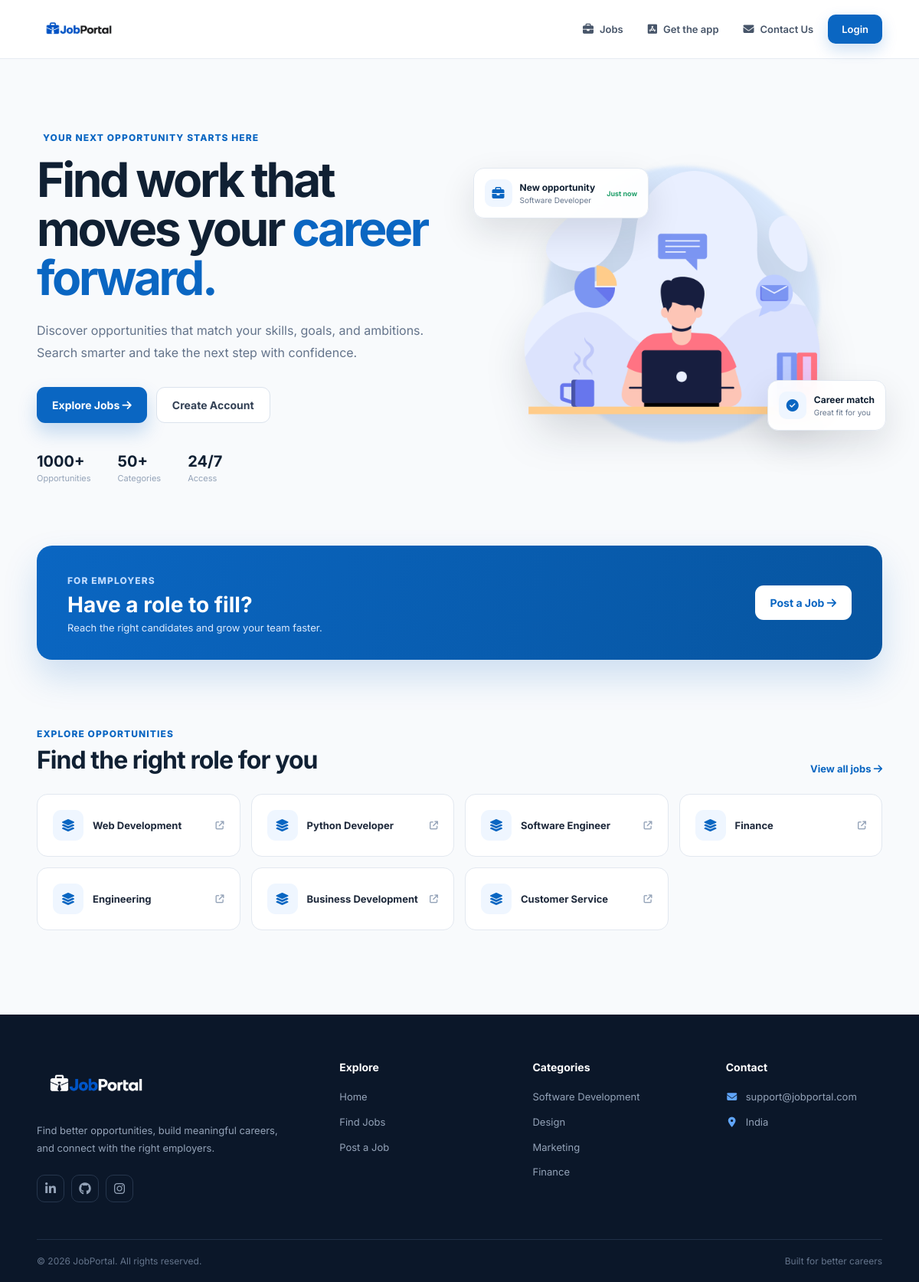
The page / on the database its author committed.
### jbportal/models.py (models this page shows, shortened)
class Category(models.Model):
    name = models.CharField(max_length=50)

### jbportal/views.py (the view)
# urls.py: 2. Add a URL to urlpatterns:  path('', views.home, name='home')
def home(request):
    categories = Category.objects.all()
    return render(request, 'home.html', context={"categories": categories})

### templates/home.html (shortened to what this page needs)
{% extends 'base.html' %}
{% load static %}
{% block head %}
<link rel="stylesheet" href="{% static 'css/home.css' %}">
{% endblock %}
{% block content %}
<section class="hero">
  <div class="hero-copy">
    <span class="eyebrow"
      > Your next opportunity starts
      here</span
    >
    <h1>Find work that moves your <span>career forward.</span></h1>
    <p>
      Discover opportunities that match your skills, goals, and ambitions.
      Search smarter and take the next step with confidence.
    </p>
    <div class="hero-actions">
      <button
        id="get-started-btn"
        class="primary-btn"
        onclick="window.location.href = '/jobs/'"
      >
        Explore Jobs <i class="fa-solid fa-arrow-right"></i></button
      ><button
        class="secondary-btn"
        onclick="window.location.href = '/register/'"
      >
        Create Account
      </button>
    </div>
    <div class="hero-proof">
      <div><strong>1000+</strong><span>Opportunities</span></div>
      <div><strong>50+</strong><span>Categories</span></div>
      <div><strong>24/7</strong><span>Access</span></div>
    </div>
  </div>
  <div class="hero-visual">
    <div class="visual-card card-one">
      <i class="fa-solid fa-briefcase"></i>
      <div><strong>New opportunity</strong><span>Software Developer</span></div>
      <b>Just now</b>
    </div>
    <img
      src="{% static 'img/man-with-laptop.png' %}"
      alt="Professional searching for jobs"
    />
    <div class="visual-card card-two">
      <div class="mini-icon"><i class="fa-solid fa-circle-check"></i></div>
      <div><strong>Career match</strong><span>Great fit for you</span></div>
    </div>
  </div>
</section>
<section class="post-banner">
  <div>
    <span class="eyebrow">For employers</span>
    <h2>Have a role to fill?</h2>
    <p>Reach the right candidates and grow your team faster.</p>
  </div>
  <button
    id="post-job-btn"
    class="light-btn"
    onclick="window.location.href = '/post-job/'"
  >
    Post a Job <i class="fa-solid fa-arrow-right"></i>
  </button>
</section>
<section class="categories">
  <div class="section-heading">
    <div>
      <span class="eyebrow">Explore opportunities</span>
      <h2>Find the right role for you</h2>
    </div>
    <a href="/jobs/">View all jobs <i class="fa-solid fa-arrow-right"></i></a>
  </div>
  <div class="category-grid">
    {% for category in categories %}<button
      class="category-card"
      onclick="window.location.href='/jobs/?category={{ category.name|urlencode }}'"
    >
      <span class="category-icon"><i class="fa-solid fa-layer-group"></i></span
      ><span>{{ category.name }}</span
      ><i class="fa-solid fa-arrow-up-right-from-square"></i></button
    >{% endfor %}
  </div>
</section>
{% endblock %}

### static/css/base.css (style rules this page uses)
:root { --primary: #0a66c2; --primary-dark: #004182; --ink: #102033; --muted: #64748b; --line: #e2e8f0; --surface: #fff; --soft: #f5f8fc; --shadow: 0 18px 50px rgba(15, 23, 42, 0.08); }
* { margin: 0; padding: 0; box-sizing: border-box; }
html { scroll-behavior: smooth; }
body { font-family: Inter, sans-serif; color: var(--ink); background: #f8fafc; min-height: 100vh; }
button, input, select, textarea { font: inherit; }
button { cursor: pointer; }
a { color: inherit; }

### static/css/home.css (style rules this page uses)
:root { --primary: #0a66c2; --dark: #0b1729; }
.hero { width: min(1180px, 92%); margin: auto; min-height: 620px; display: grid; grid-template-columns: 1fr 1fr; align-items: center; gap: 55px; padding: 70px 0 55px; }
.hero-copy { position: relative; z-index: 2; }
.eyebrow { display: inline-flex; align-items: center; gap: 8px; color: var(--primary); font-size: 12px; font-weight: 800; text-transform: uppercase; letter-spacing: 0.09em; margin-bottom: 16px; }
.hero h1 { font-size: clamp(42px, 5.2vw, 70px); line-height: 1.03; letter-spacing: -0.055em; max-width: 650px; margin-bottom: 22px; }
.hero h1 span { color: var(--primary); }
.hero-copy > p { max-width: 570px; color: #64748b; font-size: 16px; line-height: 1.8; }
.hero-actions { display: flex; gap: 12px; margin-top: 30px; }
.primary-btn, .secondary-btn, .light-btn { border: 0; border-radius: 11px; padding: 14px 20px; font-weight: 700; font-size: 14px; transition: 0.2s; }
.primary-btn { background: var(--primary); color: #fff; box-shadow: 0 12px 25px rgba(10, 102, 194, 0.22); }
.secondary-btn { background: #fff; color: #334155; border: 1px solid #dbe3ed; }
.hero-proof { display: flex; gap: 35px; margin-top: 38px; }
.hero-proof div { display: flex; flex-direction: column; gap: 3px; }
.hero-proof strong { font-size: 20px; }
.hero-proof span { font-size: 11px; color: #94a3b8; }
.hero-visual { height: 500px; position: relative; display: grid; place-items: center; }
.hero-visual img { position: relative; z-index: 1; width: 92%; max-height: 470px; object-fit: contain; filter: drop-shadow(0 25px 25px rgba(15, 23, 42, 0.14)); }
.visual-card { position: absolute; z-index: 3; background: rgba(255, 255, 255, 0.94); backdrop-filter: blur(12px); border: 1px solid #e2e8f0; box-shadow: 0 18px 45px rgba(15, 23, 42, 0.12); border-radius: 14px; padding: 14px; display: flex; align-items: center; gap: 10px; }
.visual-card strong, .visual-card span { display: block; }
.visual-card strong { font-size: 12px; }
.visual-card span { font-size: 10px; color: #64748b; margin-top: 3px; }
.card-one { top: 72px; left: -10px; }
.card-one > i, .mini-icon { width: 36px; height: 36px; border-radius: 10px; background: #eff6ff; color: var(--primary); display: grid; place-items: center; }
.card-one b { font-size: 9px; color: #22a06b; margin-left: 5px; }
.card-two { right: -5px; bottom: 85px; }
.post-banner { width: min(1180px, 92%); margin: 10px auto 85px; padding: 34px 40px; border-radius: 20px; background: linear-gradient(110deg, #0a66c2, #0755a0); color: #fff; display: flex; align-items: center; justify-content: space-between; gap: 25px; box-shadow: 0 22px 45px rgba(10, 102, 194, 0.18); }
.post-banner .eyebrow { color: #bfdbfe; margin-bottom: 7px; }
.post-banner h2 { font-size: 28px; margin-bottom: 5px; }
.post-banner p { color: #dbeafe; font-size: 13px; }
.light-btn { background: #fff; color: #0a66c2; white-space: nowrap; }
.categories { width: min(1180px, 92%); margin: auto; padding-bottom: 30px; }
.section-heading { display: flex; justify-content: space-between; align-items: end; margin-bottom: 25px; }
.section-heading .eyebrow { margin-bottom: 7px; }
.section-heading h2 { font-size: 32px; letter-spacing: -0.03em; }
.section-heading > a { font-size: 13px; color: var(--primary); font-weight: 700; text-decoration: none; }
.category-grid { display: grid; grid-template-columns: repeat(4, 1fr); gap: 14px; }
.category-card { border: 1px solid #e2e8f0; background: #fff; border-radius: 14px; padding: 20px; display: flex; align-items: center; gap: 12px; text-align: left; color: #1e293b; transition: 0.2s; }
.category-icon { width: 40px; height: 40px; border-radius: 11px; background: #eff6ff; color: var(--primary); display: grid; place-items: center; flex: none; }
.category-card > span:nth-child(2) { font-size: 13px; font-weight: 700; flex: 1; }
.category-card > i { font-size: 11px; color: #94a3b8; }

### rows shown on the page
Category: name "Web Development"
Category: name "Python Developer"
Category: name "Software Engineer"
Category: name "Finance"
Category: name "Engineering"
Category: name "Business Development"
Category: name "Customer Service"
